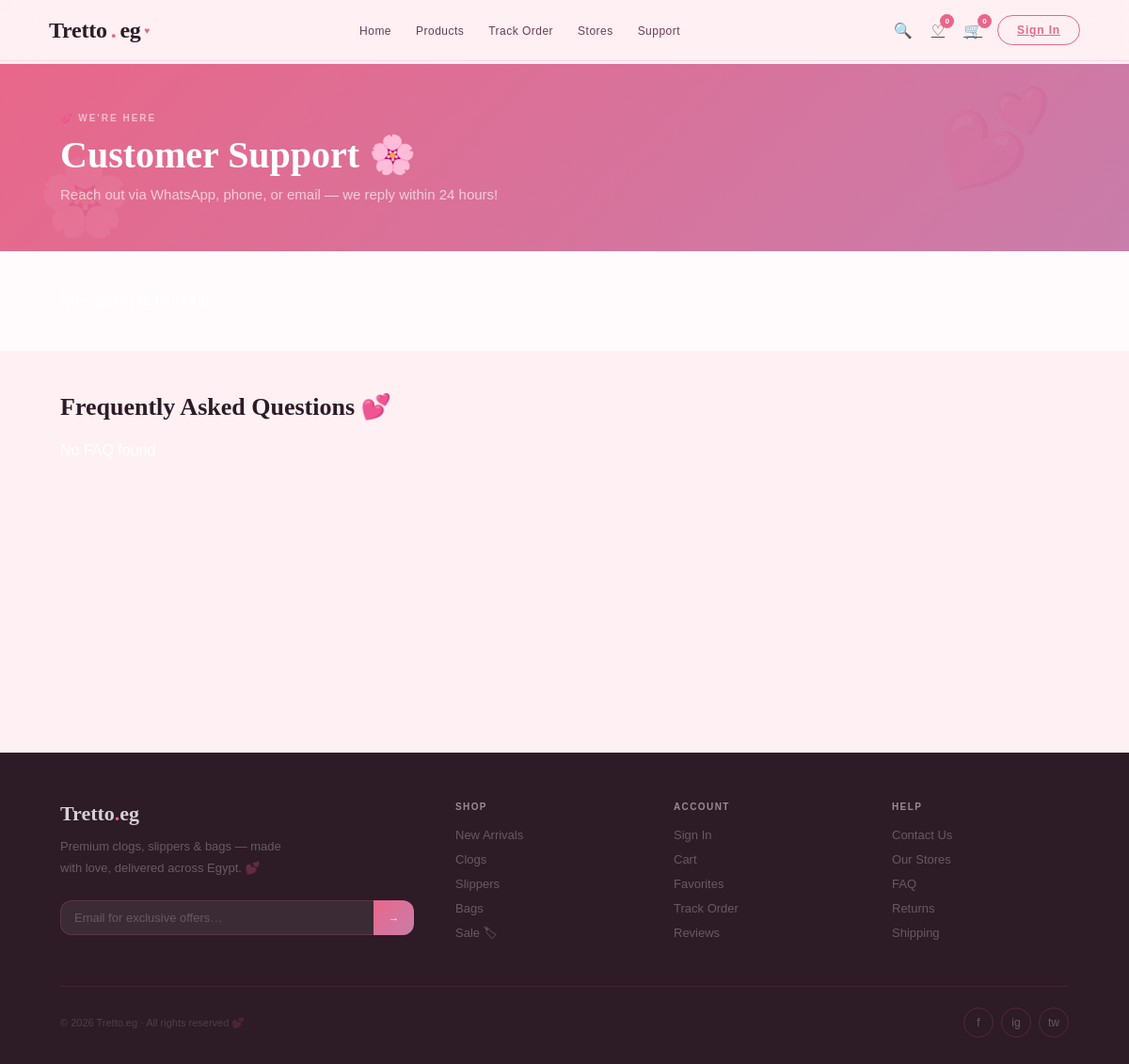
The app's page /MVC/View/GUI/support.php, older data.
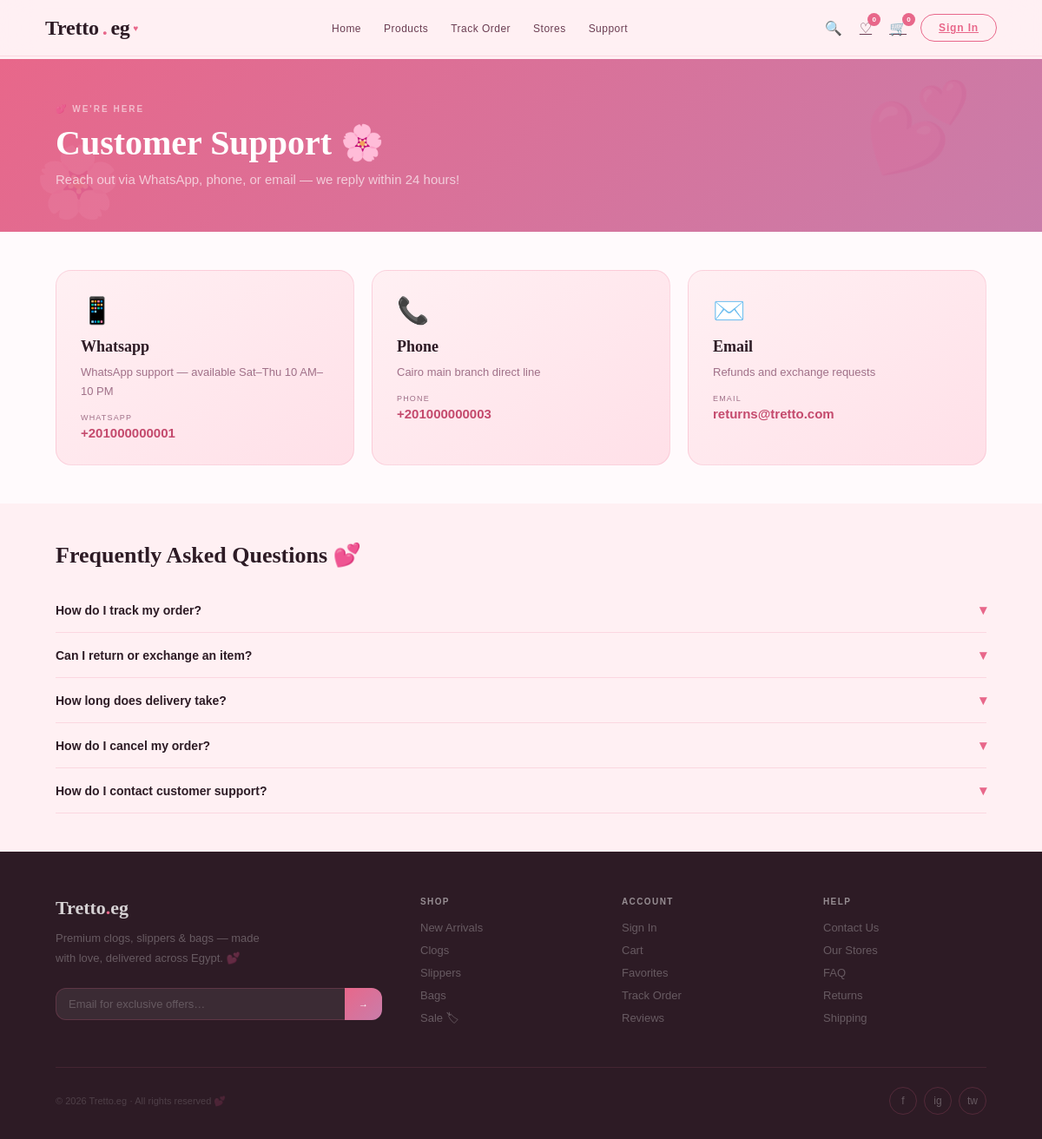
The same page, newer data.
### tables this page shows
CREATE TABLE IF NOT EXISTS `support_contacts` (
  `id` int NOT NULL AUTO_INCREMENT,
  `type` enum('whatsapp','phone','email') NOT NULL,
  `value` varchar(255) NOT NULL,
  `description` text,
  `created_at` timestamp NULL DEFAULT CURRENT_TIMESTAMP,
  PRIMARY KEY (`id`)
);

CREATE TABLE IF NOT EXISTS `faq` (
  `id` int NOT NULL AUTO_INCREMENT,
  `question` varchar(255) NOT NULL,
  `answer` text NOT NULL,
  `created_at` timestamp NULL DEFAULT CURRENT_TIMESTAMP,
  PRIMARY KEY (`id`)
);

### MVC/Controller/support_Controller.php (called while the page is built)
<?php
require_once __DIR__ . '/../../db.php';
require_once __DIR__ . '/../Model/support.php';
class SupportController
{
    private $model;
    public function __construct()
    {
        $this->model = new SupportModel();
    }
    public function loadPage()
    {
        return [
            'supportResult' => $this->model->getContacts(),
            'faqResult' => $this->model->getFAQ(),
        ];
    }
}

### MVC/Model/support.php (called while the page is built)
<?php
class SupportModel
{
    public $db;
    public function __construct()
    {
        global $conn;
        $this->db = $conn;
    }
    public function getContacts()
    {
        return $this->db->query("SELECT * FROM support_contacts ORDER BY id ASC");
    }
    public function getFAQ()
    {
        return $this->db->query("SELECT * FROM faq ORDER BY id ASC");
    }
}

### MVC/View/GUI/support.php (the view, shortened to what this page needs)
<?php
require_once __DIR__ . '/../../Controller/support_Controller.php';
$controller = new SupportController();
$data = $controller->loadPage();
$supportResult = $data['supportResult'];
$faqResult = $data['faqResult'];
?>
<!DOCTYPE html>
<html lang="en">
<head>
    <link rel="stylesheet" href="../css/navbar.css">
    <link rel="stylesheet" href="../css/main.css">
    <link rel="stylesheet" href="../css/support.css">
</head>
<body>
    <?php include 'component/navbar.php'; ?>
    <div class="page" id="page-support">
        <div class="support-hero">
            <div class="sec-tag" style="color:rgba(255,255,255,.55)">
                💕 We're Here
            </div>
            <div class="support-hero-title">
                Customer Support 🌸
            </div>
            <div class="support-hero-sub">
                Reach out via WhatsApp, phone, or email — we reply within 24 hours!
            </div>
        </div>
        <div class="support-cards">
            <?php if ($supportResult && $supportResult->num_rows > 0): ?>
                <?php while ($row = $supportResult->fetch_assoc()): ?>
                    <div class="sup-card">
                        <div class="sup-icon">
                            <?php
                            if ($row['type'] == 'whatsapp')
                                echo "📱";
                            elseif ($row['type'] == 'phone')
                                echo "📞";
                            else
                                echo "✉️";
                            ?>
                        </div>
                        <div class="sup-title">
                            <?php echo ucfirst($row['type']); ?>
                        </div>
                        <div class="sup-txt">
                            <?php echo $row['description']; ?>
                        </div>
                        <div class="sup-lbl">
                            <?php echo ucfirst($row['type']); ?>
                        </div>
                        <div class="sup-contact">
                            <?php echo $row['value']; ?>
                        </div>
                    </div>
                <?php endwhile; ?>
            <?php else: ?>
                <p style="color:white;">No support data found</p>
            <?php endif; ?>
        </div>
        <div class="faq-section">
            <div class="faq-title">
                Frequently Asked Questions 💕
            </div>
            <?php if ($faqResult && $faqResult->num_rows > 0): ?>
                <?php while ($faq = $faqResult->fetch_assoc()): ?>
                    <div class="faq-item" onclick="toggleFaq(this)">
                        <div class="faq-q">
                            <?php echo $faq['question']; ?>
                            <span class="faq-arrow">▾</span>
                        </div>
                    </div>
                <?php endwhile; ?>
            <?php else: ?>
                <p style="color:white;">No FAQ found</p>
            <?php endif; ?>
        </div>
    </div>
    <?php include 'component/footer.php'; ?>
</body>
</html>

Row changes from the older to the newer data that the page shows:
added support_contacts: type "Whatsapp", description "WhatsApp support — available Sat–Thu 10 AM–10 PM", type "WHATSAPP", value "+201000000001"
added support_contacts: type "Phone", description "Cairo main branch direct line", type "PHONE", value "+201000000003"
added support_contacts: type "Email", description "Refunds and exchange requests", type "EMAIL", value "returns@tretto.com"
added faq: question "How do I track my order?"
added faq: question "Can I return or exchange an item?"
added faq: question "How long does delivery take?"
added faq: question "How do I cancel my order?"
added faq: question "How do I contact customer support?"
